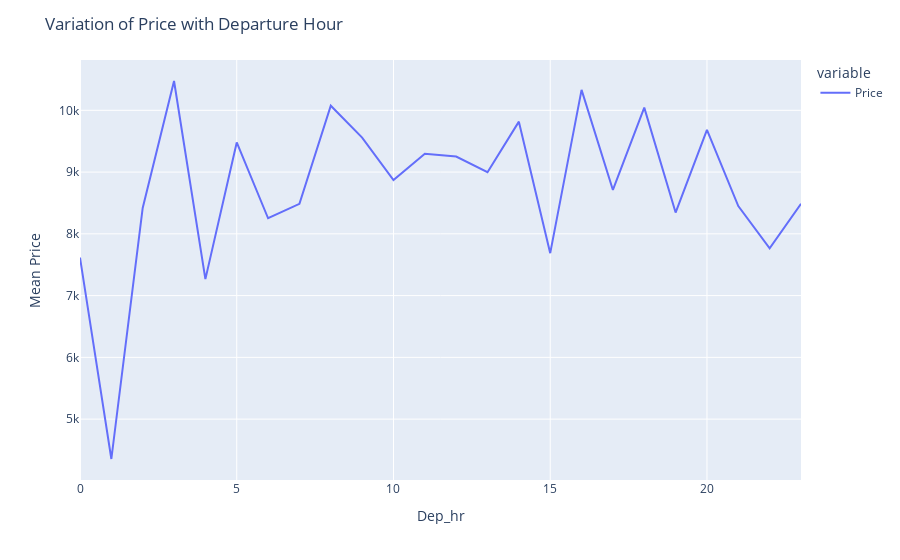

Notebook code for this chart:
### Code cell
# # How Price Varies with Departure and arrival Hours
grouped_data_31=dataset.groupby('Dep_hr')['Price'].mean()
grouped_data_31
fig=px.line(grouped_data_31)
fig.update_layout(title='Variation of Price with Departure Hour',yaxis_title='Mean Price')

### Figure 1 — Plotly figure (JSON) as saved in the notebook; plotly's stock layout.template omitted (floating-point values rounded to 4 significant figures)
{"data": [{"hovertemplate": "variable=Price<br>Dep_hr=%{x}<br>value=%{y}<extra></extra>", "legendgroup": "Price", "line": {"color": "#636efa", "dash": "solid"}, "marker": {"symbol": "circle"}, "mode": "lines", "name": "Price", "orientation": "v", "showlegend": true, "type": "scatter", "x": [0, 1, 2, 3, 4, 5, 6, 7, 8, 9, 10, 11, 12, 13, 14, 15, 16, 17, 18, 19, 20, 21, 22, 23], "xaxis": "x", "y": [7615.0, 4355.0, 8420.0, 10470.0, 7267.0, 9480.0, 8252.0, 8486.0, 10070.0, 9559.0, 8871.0, 9297.0, 9252.0, 8999.0, 9816.0, 7687.0, 10330.0, 8710.0, 10040.0, 8345.0, 9684.0, 8450.0, 7766.0, 8487.0], "yaxis": "y"}], "layout": {"legend": {"title": {"text": "variable"}, "tracegroupgap": 0}, "margin": {"t": 60}, "title": {"text": "Variation of Price with Departure Hour"}, "xaxis": {"anchor": "y", "domain": [0, 1], "title": {"text": "Dep_hr"}}, "yaxis": {"anchor": "x", "domain": [0, 1], "title": {"text": "Mean Price"}}}}
